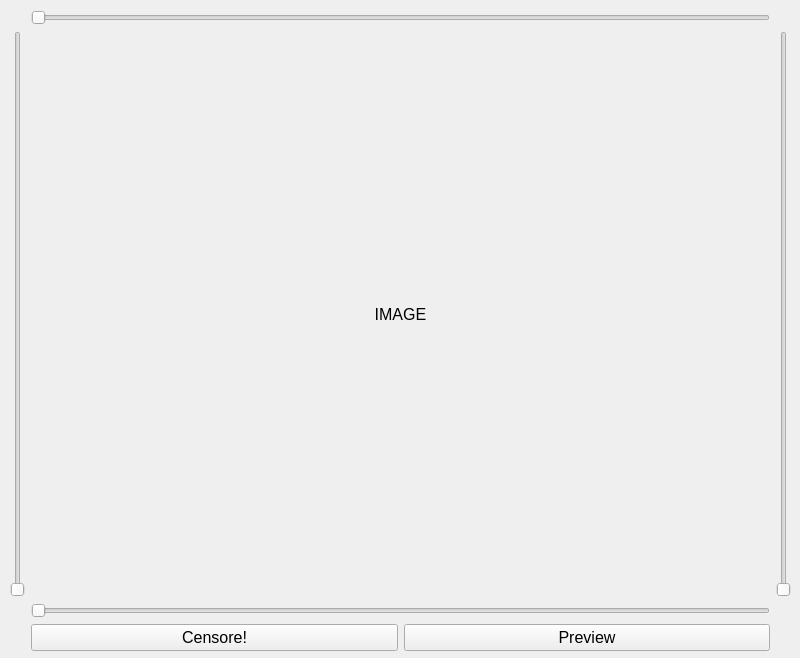
<?xml version="1.0" encoding="UTF-8"?>
<ui version="4.0">
 <class>MainWindow</class>
 <widget class="QMainWindow" name="MainWindow">
  <property name="geometry">
   <rect>
    <x>0</x>
    <y>0</y>
    <width>800</width>
    <height>658</height>
   </rect>
  </property>
  <property name="windowTitle">
   <string>Censore</string>
  </property>
  <widget class="QWidget" name="centralwidget">
   <widget class="QWidget" name="gridLayoutWidget">
    <property name="geometry">
     <rect>
      <x>10</x>
      <y>10</y>
      <width>781</width>
      <height>641</height>
     </rect>
    </property>
    <layout class="QGridLayout" name="gridLayout">
     <item row="1" column="0">
      <widget class="QSlider" name="p1_y">
       <property name="maximum">
        <number>99</number>
       </property>
       <property name="orientation">
        <enum>Qt::Vertical</enum>
       </property>
      </widget>
     </item>
     <item row="0" column="1">
      <widget class="QSlider" name="p2_x">
       <property name="maximum">
        <number>99</number>
       </property>
       <property name="orientation">
        <enum>Qt::Horizontal</enum>
       </property>
      </widget>
     </item>
     <item row="1" column="2">
      <widget class="QSlider" name="p2_y">
       <property name="maximum">
        <number>99</number>
       </property>
       <property name="orientation">
        <enum>Qt::Vertical</enum>
       </property>
      </widget>
     </item>
     <item row="2" column="1">
      <widget class="QSlider" name="p1_x">
       <property name="maximum">
        <number>99</number>
       </property>
       <property name="orientation">
        <enum>Qt::Horizontal</enum>
       </property>
      </widget>
     </item>
     <item row="1" column="1">
      <widget class="QLabel" name="image">
       <property name="sizePolicy">
        <sizepolicy hsizetype="Minimum" vsizetype="Minimum">
         <horstretch>0</horstretch>
         <verstretch>0</verstretch>
        </sizepolicy>
       </property>
       <property name="font">
        <font>
         <pointsize>12</pointsize>
         <weight>50</weight>
         <bold>false</bold>
        </font>
       </property>
       <property name="text">
        <string>IMAGE</string>
       </property>
       <property name="alignment">
        <set>Qt::AlignCenter</set>
       </property>
      </widget>
     </item>
     <item row="3" column="1">
      <layout class="QHBoxLayout" name="horizontalLayout_2">
       <item>
        <widget class="QPushButton" name="censore_btn">
         <property name="font">
          <font>
           <pointsize>12</pointsize>
          </font>
         </property>
         <property name="text">
          <string>Censore!</string>
         </property>
        </widget>
       </item>
       <item>
        <widget class="QPushButton" name="preview_btn">
         <property name="font">
          <font>
           <pointsize>12</pointsize>
          </font>
         </property>
         <property name="text">
          <string>Preview</string>
         </property>
        </widget>
       </item>
      </layout>
     </item>
    </layout>
   </widget>
  </widget>
 </widget>
 <resources/>
 <connections/>
</ui>
